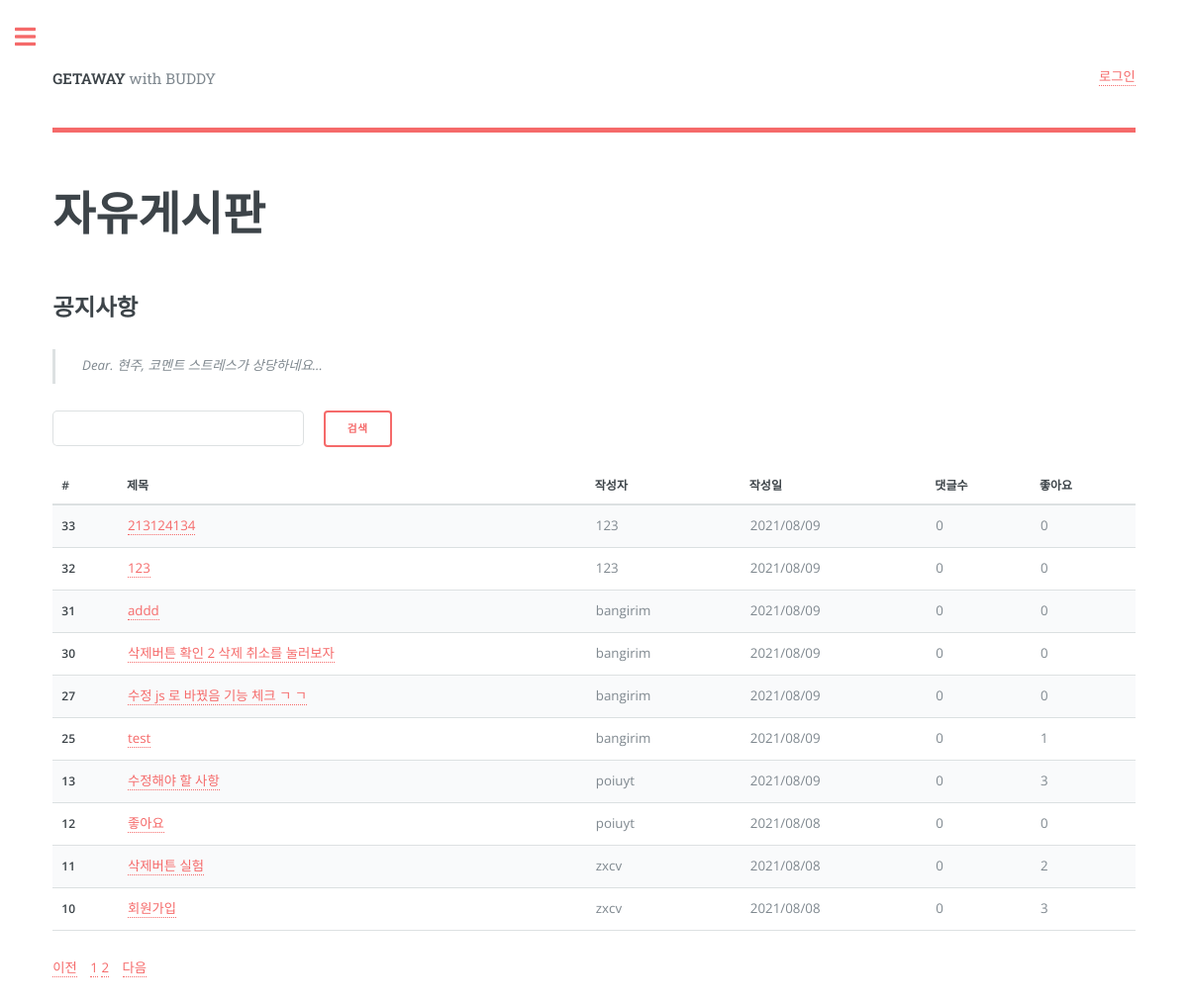
The page /list/ on the database as committed earlier.
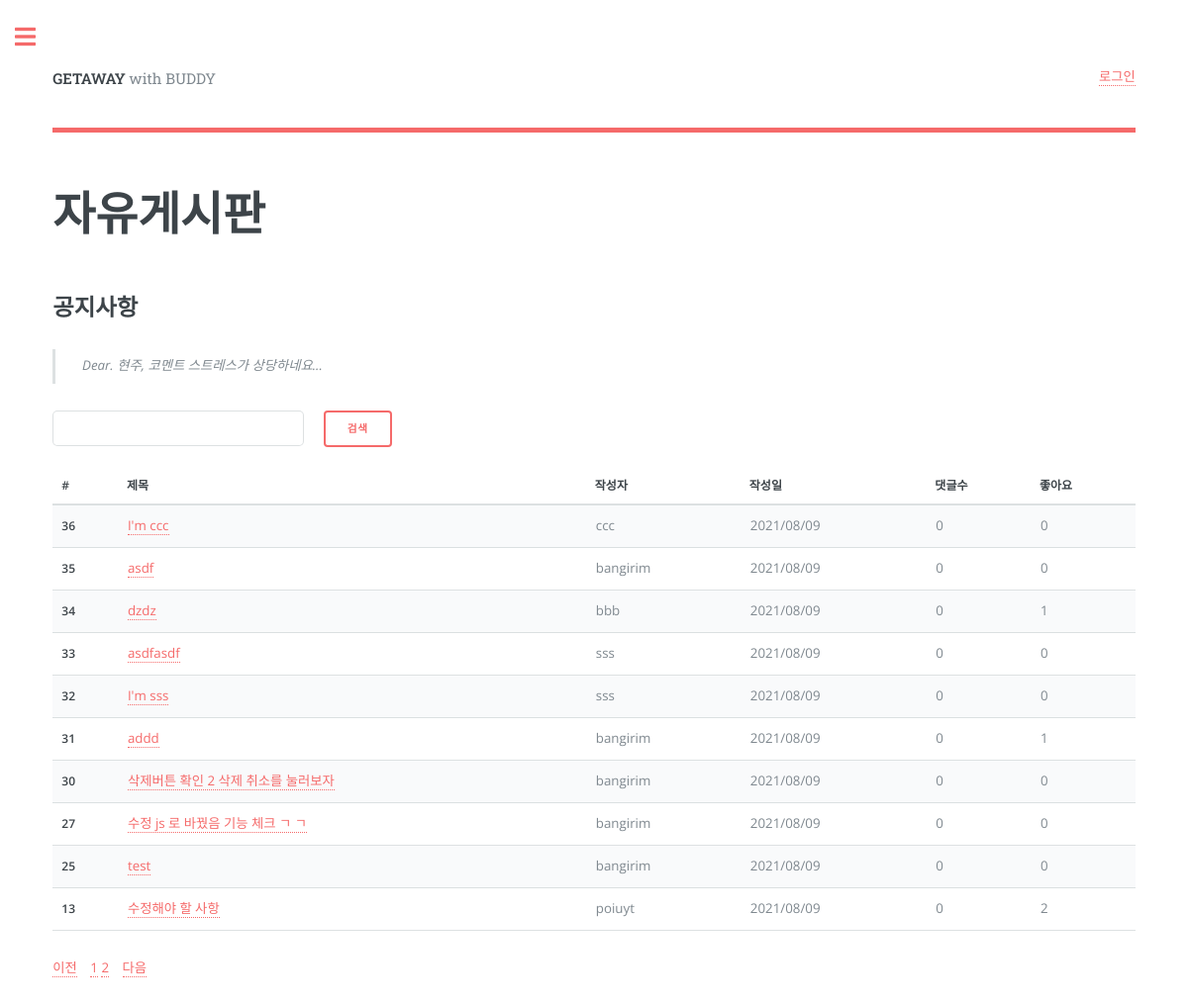
The same page on the database as committed later.
### getaway/models.py (models this page shows, shortened)
class Board(models.Model):
    b_title = models.CharField(max_length=100)
    b_content = models.TextField(max_length=3000)
    b_like = models.IntegerField(default=0)
    b_comment = models.IntegerField(default=0)
    b_pubdate = models.DateTimeField(auto_now=True)
    b_user = models.ForeignKey(User, on_delete=models.DO_NOTHING, null=True, related_name='user_board')
    b_voter = models.ManyToManyField(User, related_name='voter_board')

### getaway/views.py (the view)
# urls.py: path('list/', views.b_list, name='b_list'),
def b_list(request):
    user_id = request.session.get('user')
    print(user_id)
    page = request.GET.get('page', 1)  # 페이지
    kw = request.GET.get('kw', '')  # 검색어 for search function
    listing = Board.objects.all().order_by('-b_pubdate')
    if kw:  # 이것도 for search function
        listing = listing.filter(
            Q(b_title__icontains=kw) |  # 제목검색
            Q(b_content__icontains=kw)  # | # 내용검색
        ).distinct()
    paginator = Paginator(listing, 10)  # 페이지당 10개씩 보여주기
    page_obj = paginator.get_page(page)
    context = {'listing': page_obj, 'page': page, 'kw': kw, 'user': user_id}
    return render(request, 'getaway/list.html', context)

### getaway/templates/getaway/list.html (shortened to what the changed rows need)
<!DOCTYPE HTML>
<html>
	<head>
		<link rel="stylesheet" href="../../static/assets/css/main.css" />
	</head>
	<body class="is-preload">
        <div id="wrapper">
            <div id="main">
                <div class="inner">
                    <section>
                        <header class="main">
                            <h1 style="font-family: SansSerif">자유게시판</h1>
                        </header>
                        <h2 style="font-family: SansSerif">공지사항</h2>
                        <br><br><br>
                        <div class="table-wrapper">
                            <table>
                                <thead>
                                    <tr>
                                        <th scope="col">#</th>
                                        <th scope="col">제목</th>
                                        <th scope="col">작성자</th>
                                        <th scope="col">작성일</th>
                                        <th scope="col">댓글수</th>
                                        <th scope="col">좋아요</th>
                                    </tr>
                                </thead>
                                <tbody>
                                    {% for post in listing %}
                                        <tr>
                                            <th scope="row">{{ post.id }}</th>
                                            <td><a href="{% url 'getaway:b_detail' post.id %}"> {{ post.b_title }}</a></td>
                                            <td>{{ post.b_user }}</td>
                                            <td>{{ post.b_pubdate | date:"Y/m/d" }}</td>
                                            <td>{{ post.b_comment }}</td>
                                            <td>{{ post.b_voter.count }}</td>
                                        </tr>
                                    {% endfor %}
                                </tbody>
                            </table>
                            <ul class="pagination justify-content-center">
                                {% for page_number in listing.paginator.page_range %}
                                    {% if page_number == listing.number %}
                                        <li class="page-item active" aria-current="page">
                                            <a class="page-link"
                                               data-page="{{ page_number }}"
                                               href="?page={{ page_number }}">{{ page_number }}</a>
                                        </li>
                                    {% else %}
                                        <li class="page-item">
                                            <a class="page-link"
                                               data-page="{{ page_number }}"
                                               href="?page={{ page_number }}">{{ page_number }}</a>
                                        </li>
                                    {% endif %}
                                {% endfor %}
                            </ul>
                        </div>
                    </section>
                </div>
            </div>
        </div>
	</body>
</html>

Rows that differ between the two databases and show on the page:
no longer on this page (row unchanged): Board: id "12", b_title "좋아요", b_user "poiuyt", b_pubdate "2021/08/08", b_comment "0", b_voter.count "0"
no longer on this page (row unchanged): Board: id "11", b_title "삭제버튼 실험", b_user "zxcv", b_pubdate "2021/08/08", b_comment "0", b_voter.count "2"
no longer on this page (row unchanged): Board: id "10", b_title "회원가입", b_user "zxcv", b_pubdate "2021/08/08", b_comment "0", b_voter.count "3"
added Board: id "36", b_title "I'm ccc", b_user "ccc", b_pubdate "2021/08/09", b_comment "0", b_voter.count "0"
added Board: id "35", b_title "asdf", b_user "bangirim", b_pubdate "2021/08/09", b_comment "0", b_voter.count "0"
added Board: id "34", b_title "dzdz", b_user "bbb", b_pubdate "2021/08/09", b_comment "0", b_voter.count "1"
changed Board id 33: b_title "213124134" → "asdfasdf"; b_user "123" → "sss"
changed Board id 32: b_title "123" → "I'm sss"; b_user "123" → "sss"
computed for Board "addd": b_voter.count "0" → "1"
computed for Board "test": b_voter.count "1" → "0"
computed for Board "수정해야 할 사항": b_voter.count "3" → "2"
